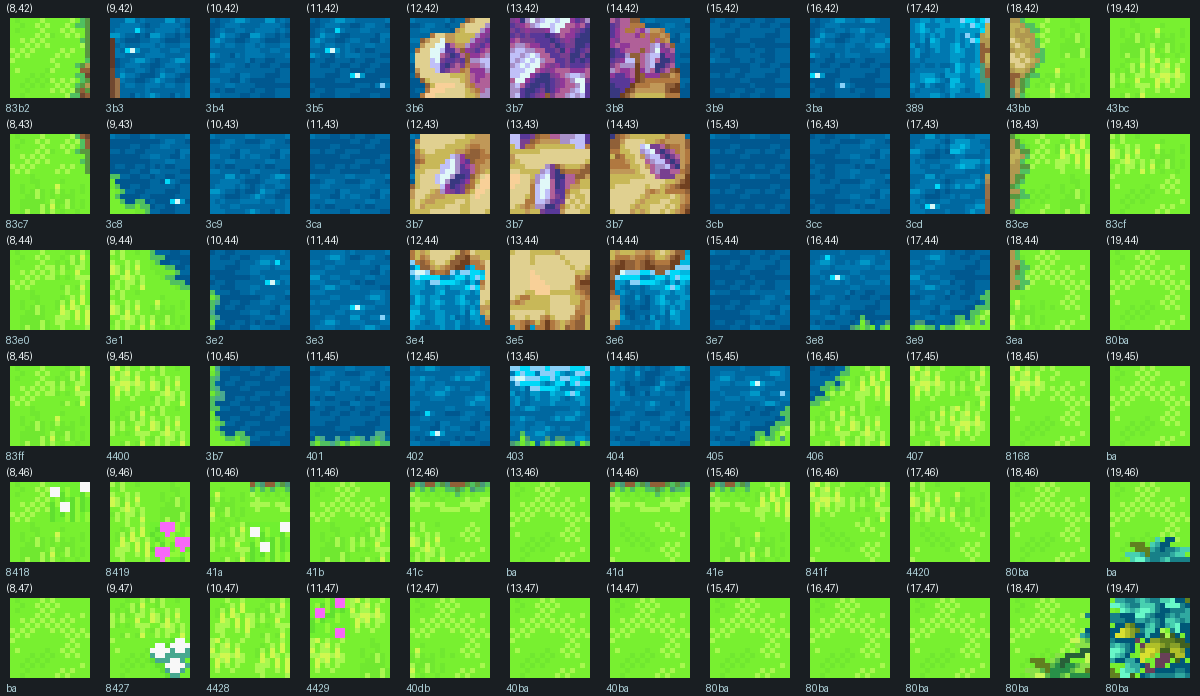

Write Python code to recreate this figure.
#!/usr/bin/env python3
"""Review EVERY native Golden Sun Vale metatile near the pond's south bank.

Exact Map003/source coordinates, complete 16x16 layered art. This is an
inspection atlas for hand selecting bank curves; it is not a new pond.
"""
from pathlib import Path
from PIL import Image,ImageDraw
import aster_layout as vale
import aster_visual_preview as vis
ROOT=Path(__file__).resolve().parents[1]
OUT=ROOT/"tools/aster_pond_south_bank_atlas.png"
NATIVE=vale.load_vale()
X0,X1=8,19
Y0,Y1=42,47
SCALE=5
CELL_W,CELL_H=100,116

def main():
    blocks,palette,_=vis.load_tiles()
    meta=vis.load_metatiles()
    bad=set();cache={};mc={}
    W=(X1-X0+1)*CELL_W
    H=(Y1-Y0+1)*CELL_H
    img=Image.new("RGB",(W,H),(25,30,34))
    pen=ImageDraw.Draw(img)
    for sy in range(Y0,Y1+1):
        for sx in range(X0,X1+1):
            xy=(sx-X0)*CELL_W,(sy-Y0)*CELL_H
            pic=Image.new("RGBA",(16,16),vis.EMPTY_BG)
            for token,base in zip(
                (NATIVE[sy][sx],NATIVE[sy][sx+30],NATIVE[sy][sx+60]),(0,2,2)):
                idx=int(token.split(":")[0],16)&4095
                key=idx,base
                if key not in mc:
                    mc[key]=vis.render_metatile(
                        idx,meta,blocks,palette,bad,cache,base)
                fragment=mc[key]
                if fragment is not None:
                    pic.alpha_composite(fragment,(0,0))
            px,py=xy
            img.paste(pic.resize((16*SCALE,16*SCALE),Image.Resampling.NEAREST).convert("RGB"),(px+10,py+18))
            pen.text((px+6,py+2),f"({sx},{sy})",fill=(236,243,244))
            pen.text((px+6,py+102),NATIVE[sy][sx].split(":")[0],fill=(175,208,216))
    if bad:raise AssertionError(f"Unmapped original art: {bad}")
    img.save(OUT,optimize=True)
    print("Exact original Vale bank tiles",X0,X1,Y0,Y1,OUT)
    print("NOT an Aster map or gameplay screenshot.")
if __name__=="__main__":main()
